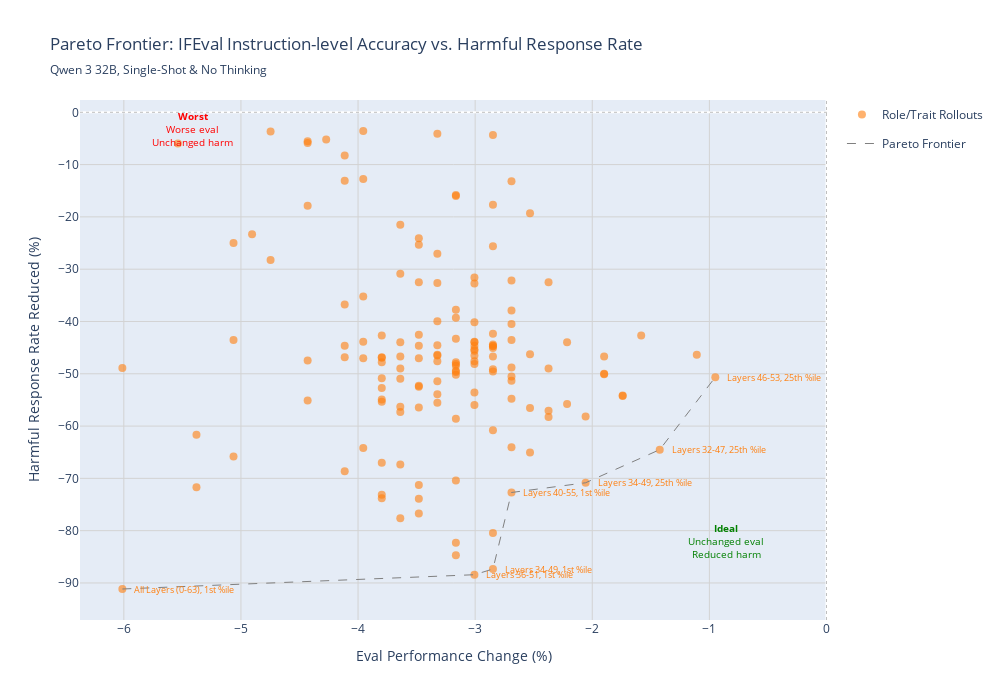

Notebook code cell kept with this figure:
### Code cell
# Plot IFEval Pareto frontier
if len(df_ifeval_pareto) > 0:
    fig_ifeval = plot_pareto_frontier(
        df_ifeval_pareto,
        'ifeval',
        EVAL_METRICS['ifeval']['display_name'],
        subtitle=subtitle
    )
    fig_ifeval.show()
    fig_ifeval.write_html(f"{out_dir}/sliding_ifeval.html")
else:
    print("No data available for IFEval Pareto plot")

### Figure 1 — Plotly figure (JSON) as saved in the notebook; plotly's stock layout.template omitted (floating-point values rounded to 4 significant figures; data arrays with more than 128 entries replaced by an {"elided": "..."} marker saying what was removed)
{"data": [{"customdata": {"elided": "148x3 str values"}, "hovertemplate": "<b>%{customdata[0]}</b><br>Config: %{customdata[1]}<br>Eval Change: %{x:.1f}%<br>Harm Change: %{y:.1f}%<br>%{customdata[2]}<extra></extra>", "legendgroup": "role_trait", "marker": {"color": "#ff7f0e", "opacity": 0.6, "size": 8}, "mode": "markers", "name": "Role/Trait Rollouts", "showlegend": true, "type": "scatter", "x": {"elided": "148 float values"}, "y": {"elided": "148 float values"}}, {"hoverinfo": "skip", "line": {"color": "grey", "dash": "dash", "width": 1}, "mode": "lines", "name": "Pareto Frontier", "showlegend": true, "type": "scatter", "x": [-6.013, -3.006, -2.848, -2.69, -2.057, -1.424, -0.9494], "y": [-91.15, -88.42, -87.33, -72.7, -70.84, -64.51, -50.64]}], "layout": {"annotations": [{"align": "left", "font": {"color": "#ff7f0e", "size": 9}, "showarrow": false, "text": "All Layers (0-63), 1st %ile", "x": -6.013, "xanchor": "left", "xshift": 10, "y": -91.15, "yanchor": "middle"}, {"align": "left", "font": {"color": "#ff7f0e", "size": 9}, "showarrow": false, "text": "Layers 32-47, 25th %ile", "x": -1.424, "xanchor": "left", "xshift": 10, "y": -64.51, "yanchor": "middle"}, {"align": "left", "font": {"color": "#ff7f0e", "size": 9}, "showarrow": false, "text": "Layers 34-49, 1st %ile", "x": -2.848, "xanchor": "left", "xshift": 10, "y": -87.33, "yanchor": "middle"}, {"align": "left", "font": {"color": "#ff7f0e", "size": 9}, "showarrow": false, "text": "Layers 34-49, 25th %ile", "x": -2.057, "xanchor": "left", "xshift": 10, "y": -70.84, "yanchor": "middle"}, {"align": "left", "font": {"color": "#ff7f0e", "size": 9}, "showarrow": false, "text": "Layers 36-51, 1st %ile", "x": -3.006, "xanchor": "left", "xshift": 10, "y": -88.42, "yanchor": "middle"}, {"align": "left", "font": {"color": "#ff7f0e", "size": 9}, "showarrow": false, "text": "Layers 40-55, 1st %ile", "x": -2.69, "xanchor": "left", "xshift": 10, "y": -72.7, "yanchor": "middle"}, {"align": "left", "font": {"color": "#ff7f0e", "size": 9}, "showarrow": false, "text": "Layers 46-53, 25th %ile", "x": -0.9494, "xanchor": "left", "xshift": 10, "y": -50.64, "yanchor": "middle"}, {"font": {"color": "green", "size": 10}, "showarrow": false, "text": "<b>Ideal</b><br>Unchanged eval<br>Reduced harm", "x": -0.8544, "y": -82.04}, {"font": {"color": "red", "size": 10}, "showarrow": false, "text": "<b>Worst</b><br>Worse eval<br>Unchanged harm", "x": -5.411, "y": -3.219}], "height": 700, "hovermode": "closest", "legend": {"orientation": "v", "x": 1.02, "xanchor": "left", "y": 1, "yanchor": "top"}, "shapes": [{"line": {"color": "gray", "dash": "dot", "width": 1}, "opacity": 0.5, "type": "line", "x0": 0, "x1": 1, "xref": "x domain", "y0": 0, "y1": 0, "yref": "y"}, {"line": {"color": "gray", "dash": "dot", "width": 1}, "opacity": 0.5, "type": "line", "x0": 0, "x1": 0, "xref": "x", "y0": 0, "y1": 1, "yref": "y domain"}], "title": {"subtitle": {"text": "Qwen 3 32B, Single-Shot & No Thinking"}, "text": "Pareto Frontier: IFEval Instruction-level Accuracy vs. Harmful Response Rate"}, "width": 1000, "xaxis": {"gridcolor": "lightgray", "showgrid": true, "title": {"text": "Eval Performance Change (%)"}, "zeroline": true}, "yaxis": {"gridcolor": "lightgray", "showgrid": true, "title": {"text": "Harmful Response Rate Reduced (%)"}, "zeroline": true}}}
